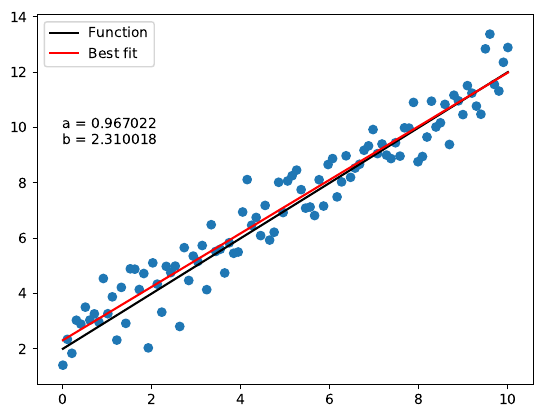

Write the Python code that produced this figure.
import numpy as np
from scipy.optimize import curve_fit
import matplotlib.pyplot as plt

# Let's create a function to model and create data
def func(x, a, b):
    return a * x + b

# Generating clean data
x = np.linspace(0, 10, 100)
y = func(x, 1, 2)

# Adding noise to the data
yn = y + 0.9 * np.random.normal(size=len(x))

# Executing curve_fit on noisy data
popt, pcov = curve_fit(func, x, yn)

#popt returns the best fit values for parameters of the given model (func)
print popt

# Plot out the current state of the data and model
ym = func(x, popt[0], popt[1])

#
# create a subplot in the new figure
#
fig = plt.figure()
# ax = fig.add_subplot(111)

# ax.plot(x, y, c='k', label='Function')
# ax.scatter(x, yn)
# ax.plot(x, ym, c='r', label='Best fit')
# ax.legend(loc='upper left')
plt.plot(x, y, c='k', label='Function')
plt.scatter(x, yn)
plt.plot(x, ym, c='r', label='Best fit')
plt.legend(loc='upper left')

#
# text to plot: fit parameters
#
text = 'a = %f\nb = %f' %(popt[0], popt[1])

# ax.text(0.05, 0.65, text, transform=ax.transAxes)

# alternative method: get current axes with plt.axes and use their transform

# axes = plt.axes()
plt.text(0.05, 0.65, text, transform=plt.axes().transAxes)       # in one line

fig.savefig('scipy_311.pdf', bbox_inches='tight')

plt.show()      #--AZ--
